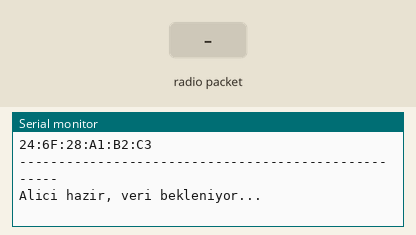
The sketch below on a simulated ESP32. On the bench: the last lines printed to the serial monitor. The inputs (shaded band) are chosen by the test bench.

Above: at 1.9 s.
2.0 s: radio packet "1" arrives
At 3.0 s:
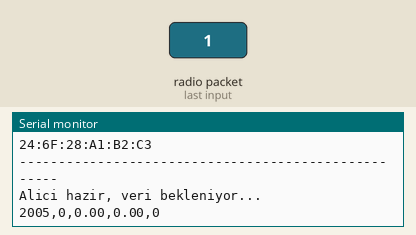
3.5 s: radio packet "0" arrives
At 4.2 s:
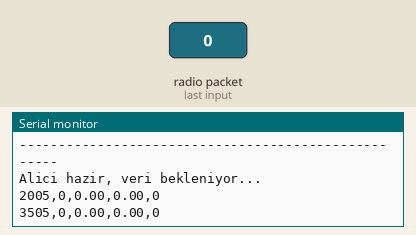
5.0 s: radio packet "2" arrives
At 6.5 s:
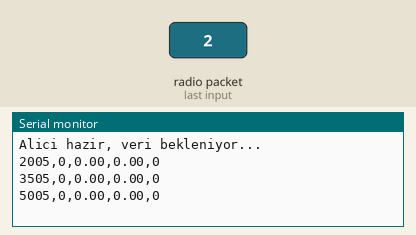

Measured:
- after the input at 2.0 s, the serial monitor: prints a new line at once (image 1)
- after the input at 3.5 s, the serial monitor: prints a new line at once (image 2)
- after the input at 5.0 s, the serial monitor: prints a new line at once (image 3)

The sketch:

sensor_alici.ino
```cpp
/*
  ESP32 #2 - ALICI (ESP-NOW + Hareket Analizi)
  ------------------------------------------------------------
  Bu ESP32'yi duvarin diger tarafina koyun. Verici'den gelen
  her ESP-NOW paketinin RSSI'sini okur, hareketli ortalama ve
  standart sapma hesaplayip hareket algilar.

  Seri porta CSV formatinda satirlar yazar:
    zaman_ms,rssi,ortalama,sapma,hareket
  Bu satirlar, birlikte verdigim HTML grafik paneli tarafindan
  Web Serial API ile okunup canli grafiklenir.

  ILK ADIM: Bu kodu yukleyip seri monitoru acin, yazdirdigi
  MAC adresini kopyalayip Verici kodundaki ALICI_MAC dizisine
  yapistirin.
*/

#include <esp_now.h>
#include <WiFi.h>
#include <esp_wifi.h>

const int PENCERE_BOYU = 25;
const float HASSASIYET = 2.0;
const int WIFI_KANAL = 1;   // Verici ile AYNI olmali

volatile unsigned long sonPaketZamani = 0;
volatile unsigned long toplamPaket = 0;

float rssiPenceresi[PENCERE_BOYU];
int pencereIndex = 0;
bool pencereDolu = false;

float ortalamaHesapla() {
  float toplam = 0;
  int sayi = pencereDolu ? PENCERE_BOYU : pencereIndex;
  if (sayi == 0) return 0;
  for (int i = 0; i < sayi; i++) toplam += rssiPenceresi[i];
  return toplam / sayi;
}

float standartSapmaHesapla(float ortalama) {
  float toplam = 0;
  int sayi = pencereDolu ? PENCERE_BOYU : pencereIndex;
  if (sayi < 2) return 0;
  for (int i = 0; i < sayi; i++) {
    float fark = rssiPenceresi[i] - ortalama;
    toplam += fark * fark;
  }
  return sqrt(toplam / sayi);
}

// ESP32 Arduino core 2.0.x ve uzeri icin callback imzasi:
void onVeriAlindi(const esp_now_recv_info_t *bilgi, const uint8_t *veri, int uzunluk) {
  sonPaketZamani = millis();
  toplamPaket++;

  int rssi = bilgi->rx_ctrl->rssi;

  rssiPenceresi[pencereIndex] = rssi;
  pencereIndex++;
  if (pencereIndex >= PENCERE_BOYU) {
    pencereIndex = 0;
    pencereDolu = true;
  }

  float ortalama = ortalamaHesapla();
  float sapma = standartSapmaHesapla(ortalama);
  float fark = abs(rssi - ortalama);
  bool hareketVar = pencereDolu && (fark > HASSASIYET * max(sapma, (float)1.0));

  // CSV satiri: zaman,rssi,ortalama,sapma,hareket(0/1)
  Serial.printf("%lu,%d,%.2f,%.2f,%d\n",
                millis(), rssi, ortalama, sapma, hareketVar ? 1 : 0);
}

void setup() {
  Serial.begin(115200);
  delay(500);

  WiFi.mode(WIFI_STA);
  WiFi.disconnect();
  delay(200);   // WiFi donanimi tam hazir olsun diye kisa bekleme

  // Kanali acikca sabitle - Verici ile birebir ayni olmali
  esp_wifi_set_channel(WIFI_KANAL, WIFI_SECOND_CHAN_NONE);

  // Daha guvenilir MAC okuma yontemi
  uint8_t mac[6];
  esp_wifi_get_mac(WIFI_IF_STA, mac);
  char macStr[18];
  snprintf(macStr, sizeof(macStr), "%02X:%02X:%02X:%02X:%02X:%02X",
           mac[0], mac[1], mac[2], mac[3], mac[4], mac[5]);

  Serial.println("--- Bu cihazin MAC adresi (Verici koduna yazin) ---");
  Serial.println(macStr);
  Serial.println("----------------------------------------------------");

  if (esp_now_init() != ESP_OK) {
    Serial.println("ESP-NOW baslatilamadi!");
    return;
  }

  esp_now_register_recv_cb(onVeriAlindi);

  Serial.println("Alici hazir, veri bekleniyor...");
}

void loop() {
  // Her sey callback icinde isleniyor.
  // 3 saniyede bir hic paket gelmediyse uyar.
  static unsigned long sonKontrol = 0;
  if (millis() - sonKontrol > 3000) {
    sonKontrol = millis();
    if (toplamPaket == 0) {
      Serial.println("[UYARI] Henuz hic paket alinmadi. MAC/kanal kontrol edin.");
    } else if (millis() - sonPaketZamani > 3000) {
      Serial.println("[UYARI] Veri akisi durdu, Verici'yi kontrol edin.");
    }
  }
  delay(10);
}
```
